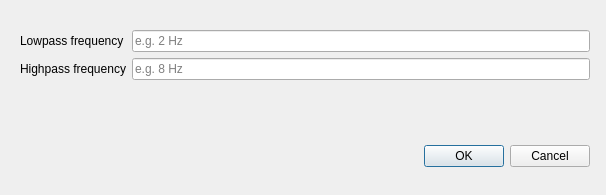
<?xml version="1.0" encoding="UTF-8"?>
<ui version="4.0">
 <class>Dialog</class>
 <widget class="QDialog" name="Dialog">
  <property name="geometry">
   <rect>
    <x>0</x>
    <y>0</y>
    <width>606</width>
    <height>195</height>
   </rect>
  </property>
  <property name="windowTitle">
   <string>Dialog</string>
  </property>
  <widget class="QDialogButtonBox" name="buttonBox">
   <property name="geometry">
    <rect>
     <x>240</x>
     <y>140</y>
     <width>350</width>
     <height>32</height>
    </rect>
   </property>
   <property name="orientation">
    <enum>Qt::Horizontal</enum>
   </property>
   <property name="standardButtons">
    <set>QDialogButtonBox::Cancel|QDialogButtonBox::Ok</set>
   </property>
  </widget>
  <widget class="QWidget" name="formLayoutWidget">
   <property name="geometry">
    <rect>
     <x>20</x>
     <y>30</y>
     <width>570</width>
     <height>85</height>
    </rect>
   </property>
   <layout class="QFormLayout" name="formLayout">
    <item row="0" column="0">
     <widget class="QLabel" name="label_lowFreq">
      <property name="text">
       <string>Lowpass frequency</string>
      </property>
     </widget>
    </item>
    <item row="0" column="1">
     <widget class="QLineEdit" name="input_lowFreq">
      <property name="placeholderText">
       <string>e.g. 2 Hz</string>
      </property>
     </widget>
    </item>
    <item row="1" column="0">
     <widget class="QLabel" name="label_highFreq">
      <property name="text">
       <string>Highpass frequency</string>
      </property>
     </widget>
    </item>
    <item row="1" column="1">
     <widget class="QLineEdit" name="input_highFreq">
      <property name="placeholderText">
       <string>e.g. 8 Hz</string>
      </property>
     </widget>
    </item>
   </layout>
  </widget>
 </widget>
 <resources/>
 <connections>
  <connection>
   <sender>buttonBox</sender>
   <signal>accepted()</signal>
   <receiver>Dialog</receiver>
   <slot>accept()</slot>
   <hints>
    <hint type="sourcelabel">
     <x>248</x>
     <y>254</y>
    </hint>
    <hint type="destinationlabel">
     <x>157</x>
     <y>274</y>
    </hint>
   </hints>
  </connection>
  <connection>
   <sender>buttonBox</sender>
   <signal>rejected()</signal>
   <receiver>Dialog</receiver>
   <slot>reject()</slot>
   <hints>
    <hint type="sourcelabel">
     <x>316</x>
     <y>260</y>
    </hint>
    <hint type="destinationlabel">
     <x>286</x>
     <y>274</y>
    </hint>
   </hints>
  </connection>
 </connections>
</ui>
